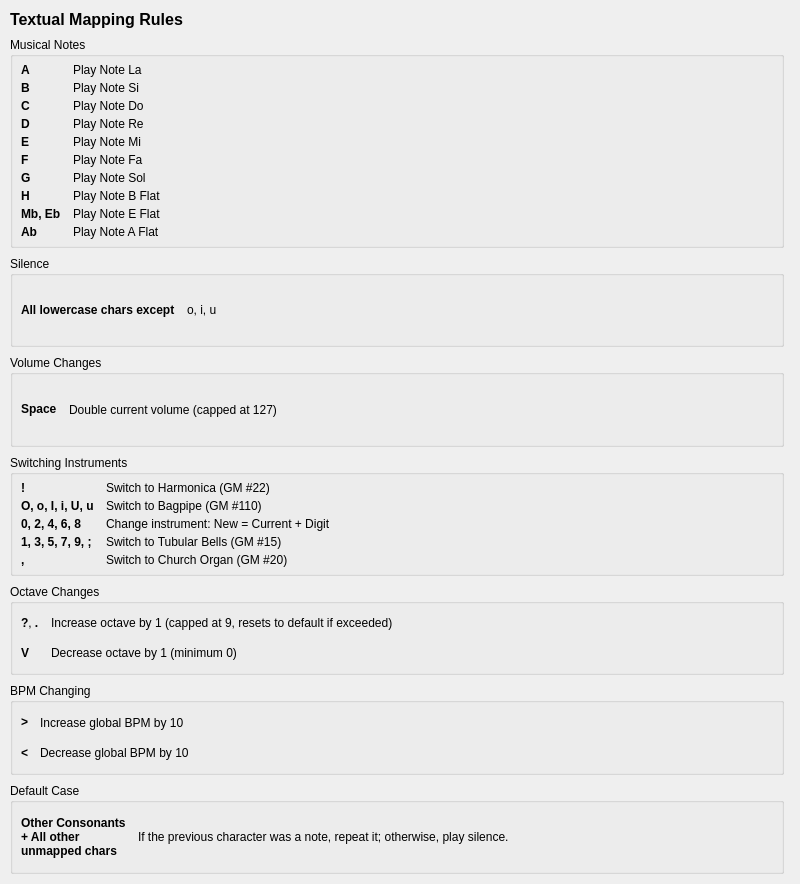
<?xml version="1.0" encoding="UTF-8"?>
<ui version="4.0">
 <class>MappingRulesDialog</class>
 <widget class="QDialog" name="MappingRulesDialog">
  <property name="geometry">
   <rect>
    <x>0</x>
    <y>0</y>
    <width>800</width>
    <height>884</height>
   </rect>
  </property>
  <property name="sizePolicy">
   <sizepolicy hsizetype="Preferred" vsizetype="Maximum">
    <horstretch>0</horstretch>
    <verstretch>0</verstretch>
   </sizepolicy>
  </property>
  <property name="minimumSize">
   <size>
    <width>220</width>
    <height>308</height>
   </size>
  </property>
  <property name="maximumSize">
   <size>
    <width>800</width>
    <height>16777215</height>
   </size>
  </property>
  <property name="windowTitle">
   <string>Character Mapping Rules</string>
  </property>
  <layout class="QVBoxLayout" name="verticalLayout_main">
   <property name="spacing">
    <number>8</number>
   </property>
   <property name="leftMargin">
    <number>10</number>
   </property>
   <property name="topMargin">
    <number>10</number>
   </property>
   <property name="rightMargin">
    <number>10</number>
   </property>
   <property name="bottomMargin">
    <number>10</number>
   </property>
   <item>
    <widget class="QLabel" name="titleLabel">
     <property name="text">
      <string>&lt;html&gt;&lt;head/&gt;&lt;body&gt;&lt;p&gt;&lt;span style=&quot; font-size:12pt; font-weight:700;&quot;&gt;Textual Mapping Rules&lt;/span&gt;&lt;/p&gt;&lt;/body&gt;&lt;/html&gt;</string>
     </property>
    </widget>
   </item>
   <item>
    <widget class="QScrollArea" name="scrollArea">
     <property name="frameShape">
      <enum>QFrame::Shape::NoFrame</enum>
     </property>
     <property name="horizontalScrollBarPolicy">
      <enum>Qt::ScrollBarPolicy::ScrollBarAlwaysOff</enum>
     </property>
     <property name="widgetResizable">
      <bool>true</bool>
     </property>
     <widget class="QWidget" name="scrollAreaWidgetContents">
      <property name="geometry">
       <rect>
        <x>0</x>
        <y>0</y>
        <width>780</width>
        <height>834</height>
       </rect>
      </property>
      <layout class="QVBoxLayout" name="verticalLayout_scroll">
       <property name="spacing">
        <number>8</number>
       </property>
       <property name="leftMargin">
        <number>0</number>
       </property>
       <property name="topMargin">
        <number>0</number>
       </property>
       <property name="rightMargin">
        <number>6</number>
       </property>
       <property name="bottomMargin">
        <number>0</number>
       </property>
       <item>
        <widget class="QGroupBox" name="notesGroupBox">
         <property name="title">
          <string>Musical Notes</string>
         </property>
         <layout class="QGridLayout" name="gridLayout_notes" columnstretch="0,0">
          <property name="leftMargin">
           <number>8</number>
          </property>
          <property name="topMargin">
           <number>6</number>
          </property>
          <property name="rightMargin">
           <number>8</number>
          </property>
          <property name="bottomMargin">
           <number>6</number>
          </property>
          <property name="horizontalSpacing">
           <number>12</number>
          </property>
          <property name="verticalSpacing">
           <number>4</number>
          </property>
          <item row="0" column="0">
           <widget class="QLabel" name="label_A_char">
            <property name="sizePolicy">
             <sizepolicy hsizetype="Maximum" vsizetype="Preferred">
              <horstretch>0</horstretch>
              <verstretch>0</verstretch>
             </sizepolicy>
            </property>
            <property name="text">
             <string>&lt;b&gt;A&lt;/b&gt;</string>
            </property>
           </widget>
          </item>
          <item row="0" column="1">
           <widget class="QLabel" name="label_A_desc">
            <property name="text">
             <string>Play Note La</string>
            </property>
            <property name="wordWrap">
             <bool>true</bool>
            </property>
           </widget>
          </item>
          <item row="1" column="0">
           <widget class="QLabel" name="label_B_char">
            <property name="sizePolicy">
             <sizepolicy hsizetype="Maximum" vsizetype="Preferred">
              <horstretch>0</horstretch>
              <verstretch>0</verstretch>
             </sizepolicy>
            </property>
            <property name="text">
             <string>&lt;b&gt;B&lt;/b&gt;</string>
            </property>
           </widget>
          </item>
          <item row="1" column="1">
           <widget class="QLabel" name="label_B_desc">
            <property name="text">
             <string>Play Note Si</string>
            </property>
            <property name="wordWrap">
             <bool>true</bool>
            </property>
           </widget>
          </item>
          <item row="2" column="0">
           <widget class="QLabel" name="label_C_char">
            <property name="sizePolicy">
             <sizepolicy hsizetype="Maximum" vsizetype="Preferred">
              <horstretch>0</horstretch>
              <verstretch>0</verstretch>
             </sizepolicy>
            </property>
            <property name="text">
             <string>&lt;b&gt;C&lt;/b&gt;</string>
            </property>
           </widget>
          </item>
          <item row="2" column="1">
           <widget class="QLabel" name="label_C_desc">
            <property name="text">
             <string>Play Note Do</string>
            </property>
            <property name="wordWrap">
             <bool>true</bool>
            </property>
           </widget>
          </item>
          <item row="3" column="0">
           <widget class="QLabel" name="label_D_char">
            <property name="sizePolicy">
             <sizepolicy hsizetype="Maximum" vsizetype="Preferred">
              <horstretch>0</horstretch>
              <verstretch>0</verstretch>
             </sizepolicy>
            </property>
            <property name="text">
             <string>&lt;b&gt;D&lt;/b&gt;</string>
            </property>
           </widget>
          </item>
          <item row="3" column="1">
           <widget class="QLabel" name="label_D_desc">
            <property name="text">
             <string>Play Note Re</string>
            </property>
            <property name="wordWrap">
             <bool>true</bool>
            </property>
           </widget>
          </item>
          <item row="4" column="0">
           <widget class="QLabel" name="label_E_char">
            <property name="sizePolicy">
             <sizepolicy hsizetype="Maximum" vsizetype="Preferred">
              <horstretch>0</horstretch>
              <verstretch>0</verstretch>
             </sizepolicy>
            </property>
            <property name="text">
             <string>&lt;b&gt;E&lt;/b&gt;</string>
            </property>
           </widget>
          </item>
          <item row="4" column="1">
           <widget class="QLabel" name="label_E_desc">
            <property name="text">
             <string>Play Note Mi</string>
            </property>
            <property name="wordWrap">
             <bool>true</bool>
            </property>
           </widget>
          </item>
          <item row="5" column="0">
           <widget class="QLabel" name="label_F_char">
            <property name="sizePolicy">
             <sizepolicy hsizetype="Maximum" vsizetype="Preferred">
              <horstretch>0</horstretch>
              <verstretch>0</verstretch>
             </sizepolicy>
            </property>
            <property name="text">
             <string>&lt;b&gt;F&lt;/b&gt;</string>
            </property>
           </widget>
          </item>
          <item row="5" column="1">
           <widget class="QLabel" name="label_F_desc">
            <property name="text">
             <string>Play Note Fa</string>
            </property>
            <property name="wordWrap">
             <bool>true</bool>
            </property>
           </widget>
          </item>
          <item row="6" column="0">
           <widget class="QLabel" name="label_G_char">
            <property name="sizePolicy">
             <sizepolicy hsizetype="Maximum" vsizetype="Preferred">
              <horstretch>0</horstretch>
              <verstretch>0</verstretch>
             </sizepolicy>
            </property>
            <property name="text">
             <string>&lt;b&gt;G&lt;/b&gt;</string>
            </property>
           </widget>
          </item>
          <item row="6" column="1">
           <widget class="QLabel" name="label_G_desc">
            <property name="text">
             <string>Play Note Sol</string>
            </property>
            <property name="wordWrap">
             <bool>true</bool>
            </property>
           </widget>
          </item>
          <item row="7" column="0">
           <widget class="QLabel" name="label_H_char">
            <property name="sizePolicy">
             <sizepolicy hsizetype="Maximum" vsizetype="Preferred">
              <horstretch>0</horstretch>
              <verstretch>0</verstretch>
             </sizepolicy>
            </property>
            <property name="text">
             <string>&lt;b&gt;H&lt;/b&gt;</string>
            </property>
           </widget>
          </item>
          <item row="7" column="1">
           <widget class="QLabel" name="label_H_desc">
            <property name="text">
             <string>Play Note B Flat</string>
            </property>
            <property name="wordWrap">
             <bool>true</bool>
            </property>
           </widget>
          </item>
          <item row="8" column="0">
           <widget class="QLabel" name="label_Eb_char">
            <property name="sizePolicy">
             <sizepolicy hsizetype="Maximum" vsizetype="Preferred">
              <horstretch>0</horstretch>
              <verstretch>0</verstretch>
             </sizepolicy>
            </property>
            <property name="text">
             <string>&lt;b&gt;Mb, Eb&lt;/b&gt;</string>
            </property>
           </widget>
          </item>
          <item row="8" column="1">
           <widget class="QLabel" name="label_Eb_desc">
            <property name="text">
             <string>Play Note E Flat</string>
            </property>
            <property name="wordWrap">
             <bool>true</bool>
            </property>
           </widget>
          </item>
          <item row="9" column="0">
           <widget class="QLabel" name="label_Ab_char">
            <property name="sizePolicy">
             <sizepolicy hsizetype="Maximum" vsizetype="Preferred">
              <horstretch>0</horstretch>
              <verstretch>0</verstretch>
             </sizepolicy>
            </property>
            <property name="text">
             <string>&lt;b&gt;Ab&lt;/b&gt;</string>
            </property>
           </widget>
          </item>
          <item row="9" column="1">
           <widget class="QLabel" name="label_Ab_desc">
            <property name="text">
             <string>Play Note A Flat</string>
            </property>
            <property name="wordWrap">
             <bool>true</bool>
            </property>
           </widget>
          </item>
         </layout>
        </widget>
       </item>
       <item>
        <widget class="QGroupBox" name="silenceGroupBox">
         <property name="title">
          <string>Silence</string>
         </property>
         <layout class="QGridLayout" name="gridLayout_silence" columnstretch="0,0">
          <property name="leftMargin">
           <number>8</number>
          </property>
          <property name="topMargin">
           <number>6</number>
          </property>
          <property name="rightMargin">
           <number>8</number>
          </property>
          <property name="bottomMargin">
           <number>6</number>
          </property>
          <property name="horizontalSpacing">
           <number>12</number>
          </property>
          <property name="verticalSpacing">
           <number>4</number>
          </property>
          <item row="0" column="0">
           <widget class="QLabel" name="label_silence_char">
            <property name="sizePolicy">
             <sizepolicy hsizetype="Maximum" vsizetype="Preferred">
              <horstretch>0</horstretch>
              <verstretch>0</verstretch>
             </sizepolicy>
            </property>
            <property name="text">
             <string>&lt;b&gt;All lowercase chars except&lt;/b&gt;</string>
            </property>
           </widget>
          </item>
          <item row="0" column="1">
           <widget class="QLabel" name="label_silence_desc">
            <property name="text">
             <string>o, i, u</string>
            </property>
            <property name="wordWrap">
             <bool>true</bool>
            </property>
           </widget>
          </item>
         </layout>
        </widget>
       </item>
       <item>
        <widget class="QGroupBox" name="volumeGroupBox">
         <property name="title">
          <string>Volume Changes</string>
         </property>
         <layout class="QGridLayout" name="gridLayout_volume" columnstretch="0,0">
          <property name="leftMargin">
           <number>8</number>
          </property>
          <property name="topMargin">
           <number>6</number>
          </property>
          <property name="rightMargin">
           <number>8</number>
          </property>
          <property name="bottomMargin">
           <number>6</number>
          </property>
          <property name="horizontalSpacing">
           <number>12</number>
          </property>
          <property name="verticalSpacing">
           <number>4</number>
          </property>
          <item row="0" column="0">
           <widget class="QLabel" name="label_volume_char">
            <property name="sizePolicy">
             <sizepolicy hsizetype="Maximum" vsizetype="Preferred">
              <horstretch>0</horstretch>
              <verstretch>0</verstretch>
             </sizepolicy>
            </property>
            <property name="text">
             <string>&lt;b&gt;Space&lt;/b&gt;</string>
            </property>
           </widget>
          </item>
          <item row="0" column="1">
           <widget class="QLabel" name="label_volume_desc">
            <property name="text">
             <string>Double current volume (capped at 127)</string>
            </property>
            <property name="wordWrap">
             <bool>true</bool>
            </property>
           </widget>
          </item>
         </layout>
        </widget>
       </item>
       <item>
        <widget class="QGroupBox" name="instrumentGroupBox">
         <property name="title">
          <string>Switching Instruments</string>
         </property>
         <layout class="QGridLayout" name="gridLayout_instrument" columnstretch="0,0">
          <property name="leftMargin">
           <number>8</number>
          </property>
          <property name="topMargin">
           <number>6</number>
          </property>
          <property name="rightMargin">
           <number>8</number>
          </property>
          <property name="bottomMargin">
           <number>6</number>
          </property>
          <property name="horizontalSpacing">
           <number>12</number>
          </property>
          <property name="verticalSpacing">
           <number>4</number>
          </property>
          <item row="4" column="1">
           <widget class="QLabel" name="label_comma_desc">
            <property name="text">
             <string>Switch to Church Organ (GM #20)</string>
            </property>
            <property name="wordWrap">
             <bool>true</bool>
            </property>
           </widget>
          </item>
          <item row="1" column="1">
           <widget class="QLabel" name="label_bagpipe_desc">
            <property name="text">
             <string>Switch to Bagpipe (GM #110)</string>
            </property>
            <property name="wordWrap">
             <bool>true</bool>
            </property>
           </widget>
          </item>
          <item row="1" column="0">
           <widget class="QLabel" name="label_bagpipe_char">
            <property name="sizePolicy">
             <sizepolicy hsizetype="Maximum" vsizetype="Preferred">
              <horstretch>0</horstretch>
              <verstretch>0</verstretch>
             </sizepolicy>
            </property>
            <property name="text">
             <string>&lt;b&gt;O, o, I, i, U, u&lt;/b&gt;</string>
            </property>
           </widget>
          </item>
          <item row="0" column="1">
           <widget class="QLabel" name="label_harmonica_desc">
            <property name="text">
             <string>Switch to Harmonica (GM #22)</string>
            </property>
            <property name="wordWrap">
             <bool>true</bool>
            </property>
           </widget>
          </item>
          <item row="2" column="1">
           <widget class="QLabel" name="label_evendigits_desc">
            <property name="text">
             <string>Change instrument: New = Current + Digit</string>
            </property>
            <property name="wordWrap">
             <bool>true</bool>
            </property>
           </widget>
          </item>
          <item row="4" column="0">
           <widget class="QLabel" name="label_comma_char">
            <property name="sizePolicy">
             <sizepolicy hsizetype="Maximum" vsizetype="Preferred">
              <horstretch>0</horstretch>
              <verstretch>0</verstretch>
             </sizepolicy>
            </property>
            <property name="text">
             <string>&lt;b&gt;,&lt;/b&gt;</string>
            </property>
           </widget>
          </item>
          <item row="0" column="0">
           <widget class="QLabel" name="label_harmonica_char">
            <property name="sizePolicy">
             <sizepolicy hsizetype="Maximum" vsizetype="Preferred">
              <horstretch>0</horstretch>
              <verstretch>0</verstretch>
             </sizepolicy>
            </property>
            <property name="text">
             <string>&lt;b&gt;!&lt;/b&gt;</string>
            </property>
           </widget>
          </item>
          <item row="2" column="0">
           <widget class="QLabel" name="label_evendigits_char">
            <property name="sizePolicy">
             <sizepolicy hsizetype="Maximum" vsizetype="Preferred">
              <horstretch>0</horstretch>
              <verstretch>0</verstretch>
             </sizepolicy>
            </property>
            <property name="text">
             <string>&lt;b&gt;0, 2, 4, 6, 8&lt;/b&gt;</string>
            </property>
           </widget>
          </item>
          <item row="3" column="0">
           <widget class="QLabel" name="label_odddigits_char">
            <property name="sizePolicy">
             <sizepolicy hsizetype="Maximum" vsizetype="Preferred">
              <horstretch>0</horstretch>
              <verstretch>0</verstretch>
             </sizepolicy>
            </property>
            <property name="text">
             <string>&lt;b&gt;1, 3, 5, 7, 9, ;&lt;/b&gt;</string>
            </property>
           </widget>
          </item>
          <item row="3" column="1">
           <widget class="QLabel" name="label_odddigits_desc">
            <property name="text">
             <string>Switch to Tubular Bells (GM #15)</string>
            </property>
            <property name="wordWrap">
             <bool>true</bool>
            </property>
           </widget>
          </item>
         </layout>
        </widget>
       </item>
       <item>
        <widget class="QGroupBox" name="octaveGroupBox">
         <property name="title">
          <string>Octave Changes</string>
         </property>
         <layout class="QGridLayout" name="gridLayout_octave" columnstretch="0,0">
          <property name="leftMargin">
           <number>8</number>
          </property>
          <property name="topMargin">
           <number>6</number>
          </property>
          <property name="rightMargin">
           <number>8</number>
          </property>
          <property name="bottomMargin">
           <number>6</number>
          </property>
          <property name="horizontalSpacing">
           <number>12</number>
          </property>
          <property name="verticalSpacing">
           <number>4</number>
          </property>
          <item row="0" column="0">
           <widget class="QLabel" name="label_octave_inc_char">
            <property name="sizePolicy">
             <sizepolicy hsizetype="Maximum" vsizetype="Preferred">
              <horstretch>0</horstretch>
              <verstretch>0</verstretch>
             </sizepolicy>
            </property>
            <property name="text">
             <string>&lt;b&gt;?&lt;/b&gt;, &lt;b&gt;.&lt;/b&gt;</string>
            </property>
           </widget>
          </item>
          <item row="0" column="1">
           <widget class="QLabel" name="label_octave_inc_desc">
            <property name="text">
             <string>Increase octave by 1 (capped at 9, resets to default if exceeded)</string>
            </property>
            <property name="wordWrap">
             <bool>true</bool>
            </property>
           </widget>
          </item>
          <item row="1" column="0">
           <widget class="QLabel" name="label_octave_dec_char">
            <property name="sizePolicy">
             <sizepolicy hsizetype="Maximum" vsizetype="Preferred">
              <horstretch>0</horstretch>
              <verstretch>0</verstretch>
             </sizepolicy>
            </property>
            <property name="text">
             <string>&lt;b&gt;V&lt;/b&gt;</string>
            </property>
           </widget>
          </item>
          <item row="1" column="1">
           <widget class="QLabel" name="label_octave_dec_desc">
            <property name="text">
             <string>Decrease octave by 1 (minimum 0)</string>
            </property>
            <property name="wordWrap">
             <bool>true</bool>
            </property>
           </widget>
          </item>
         </layout>
        </widget>
       </item>
       <item>
        <widget class="QGroupBox" name="bpmGroupBox">
         <property name="title">
          <string>BPM Changing</string>
         </property>
         <layout class="QGridLayout" name="gridLayout_bpm" columnstretch="0,0">
          <property name="leftMargin">
           <number>8</number>
          </property>
          <property name="topMargin">
           <number>6</number>
          </property>
          <property name="rightMargin">
           <number>8</number>
          </property>
          <property name="bottomMargin">
           <number>6</number>
          </property>
          <property name="horizontalSpacing">
           <number>12</number>
          </property>
          <property name="verticalSpacing">
           <number>4</number>
          </property>
          <item row="0" column="0">
           <widget class="QLabel" name="label_bpm_inc_char">
            <property name="sizePolicy">
             <sizepolicy hsizetype="Maximum" vsizetype="Preferred">
              <horstretch>0</horstretch>
              <verstretch>0</verstretch>
             </sizepolicy>
            </property>
            <property name="text">
             <string>&lt;b&gt;&amp;gt;&lt;/b&gt;</string>
            </property>
           </widget>
          </item>
          <item row="0" column="1">
           <widget class="QLabel" name="label_bpm_inc_desc">
            <property name="text">
             <string>Increase global BPM by 10</string>
            </property>
            <property name="wordWrap">
             <bool>true</bool>
            </property>
           </widget>
          </item>
          <item row="1" column="0">
           <widget class="QLabel" name="label_bpm_dec_char">
            <property name="sizePolicy">
             <sizepolicy hsizetype="Maximum" vsizetype="Preferred">
              <horstretch>0</horstretch>
              <verstretch>0</verstretch>
             </sizepolicy>
            </property>
            <property name="text">
             <string>&lt;b&gt;&amp;lt;&lt;/b&gt;</string>
            </property>
           </widget>
          </item>
          <item row="1" column="1">
           <widget class="QLabel" name="label_bpm_dec_desc">
            <property name="text">
             <string>Decrease global BPM by 10</string>
            </property>
            <property name="wordWrap">
             <bool>true</bool>
            </property>
           </widget>
          </item>
         </layout>
        </widget>
       </item>
       <item>
        <widget class="QGroupBox" name="defaultGroupBox">
         <property name="title">
          <string>Default Case</string>
         </property>
         <layout class="QGridLayout" name="gridLayout_default" columnstretch="0,0">
          <property name="leftMargin">
           <number>8</number>
          </property>
          <property name="topMargin">
           <number>6</number>
          </property>
          <property name="rightMargin">
           <number>8</number>
          </property>
          <property name="bottomMargin">
           <number>6</number>
          </property>
          <property name="horizontalSpacing">
           <number>12</number>
          </property>
          <property name="verticalSpacing">
           <number>4</number>
          </property>
          <item row="0" column="0">
           <widget class="QLabel" name="label_default_char">
            <property name="sizePolicy">
             <sizepolicy hsizetype="Maximum" vsizetype="Preferred">
              <horstretch>0</horstretch>
              <verstretch>0</verstretch>
             </sizepolicy>
            </property>
            <property name="text">
             <string>&lt;b&gt;Other Consonants + All other unmapped chars&lt;/b&gt;</string>
            </property>
            <property name="wordWrap">
             <bool>true</bool>
            </property>
           </widget>
          </item>
          <item row="0" column="1">
           <widget class="QLabel" name="label_default_desc">
            <property name="text">
             <string>If the previous character was a note, repeat it; otherwise, play silence.</string>
            </property>
            <property name="wordWrap">
             <bool>true</bool>
            </property>
           </widget>
          </item>
         </layout>
        </widget>
       </item>
      </layout>
     </widget>
    </widget>
   </item>
  </layout>
 </widget>
 <resources/>
 <connections/>
</ui>
